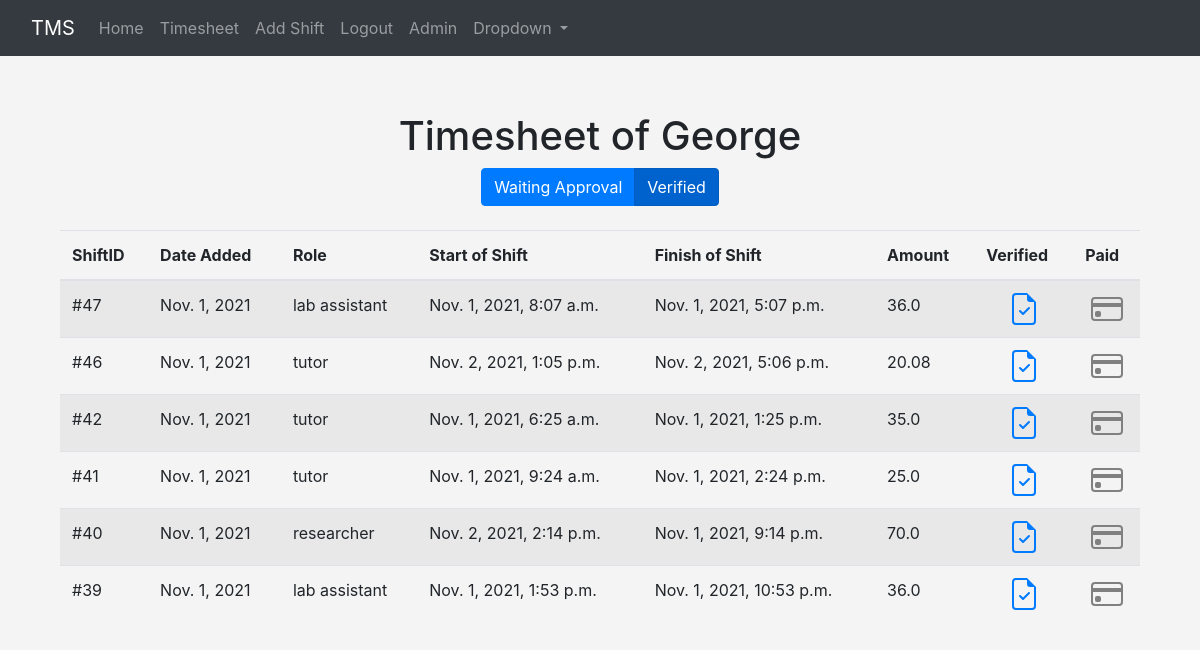
The app's page /verified_shifts (signed in), older data.
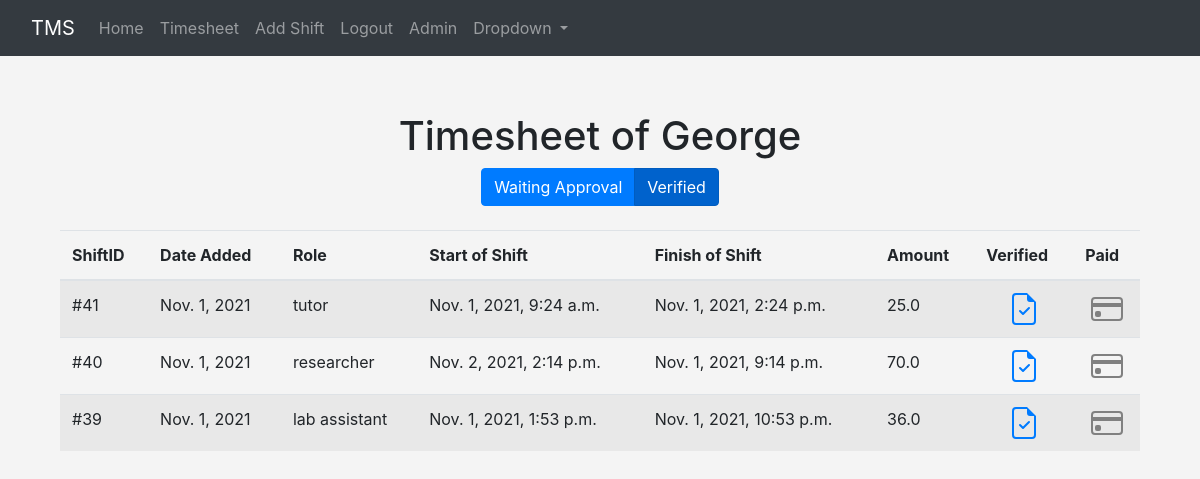
The same page, newer data.
### timesheet/models.py (models this page shows, shortened)
class Shift(models.Model):
    studentID = models.ForeignKey(User, blank=True, null=True, on_delete=models.CASCADE)
    date = models.DateTimeField('Date added', auto_now_add=True)
    role = models.ForeignKey(Roles, blank=True, null=True, on_delete=models.SET_NULL)
    startHour = models.DateTimeField('Time started working')
    endHour = models.DateTimeField('Time finished working')
    verified = models.BooleanField(default=False)
    paid = models.BooleanField(default=False)
    def payment(self):
        time = self.endHour - self.startHour                                 #calculate time working
        payment = round(self.role.hourlyPay * time.seconds / 60 / 60,2)      #hourlyPay * hours worked, rounded for 2 demicals
        return payment

class Roles(models.Model):
    name = models.CharField('Type of role', max_length=120)
    hourlyPay = models.IntegerField('Payment per hour for a role')
    def __str__(self):
        return self.name

### timesheet/views.py (the view)
# urls.py: path('verified_shifts', views.verified_shifts, name="verified-shifts"),
def verified_shifts(request):
    shifts = Shift.objects.all().order_by('-date')
    return render(request, 'timesheet/verified_shifts.html', {'shifts': shifts})

### timesheet/templates/timesheet/verified_shifts.html (shortened to what this page needs)
{% extends 'timesheet/base.html' %}
    {% block content %}
    <center>
    <br>
    <div class="container">
        <h1>Timesheet of {{ user }}</h1>
        <div class="btn-group">
              <a href="{% url 'shifts' %}" class="btn btn-primary">Waiting Approval</a>
              <a href="{% url 'verified-shifts' %}" class="btn btn-primary active" aria-current="page">Verified</a>
        </div>
        <br/> <br/>
        <table class="table table-striped">
          <thead>
            <tr>
                <th scope="col">ShiftID</th>
                <th scope="col">Date Added</th>
                <th scope="col">Role</th>
                <th scope="col">Start of Shift</th>
                <th scope="col">Finish of Shift</th>
                <th scope="col">Amount</th>
                <th scope="col">Verified</th>
                <th scope="col">Paid</th>
            </tr>
          </thead>
            {% for shift in shifts %}
                {% if user == shift.studentID %}
                    {% if shift.verified %}
                        <tr>
                            <td>
                            #{{ shift.id }}
                            </td>
                            <td>
                            {{ shift.date.date }}
                            </td>
                            <td>
                            {{ shift.role }}
                            </td>
                            <td>
                            {{ shift.startHour }}
                            </td>
                            <td>
                            {{ shift.endHour }}
                            </td>
                            <td>
                            {{ shift.payment }}
                            </td>
                            <td align="center">
                                <a href="{% url 'verify-shift' shift.id %}">
                                </a>
                            </td>
                            <td align="center">
                                <a href="{% url 'pay-shift' shift.id %}">
                                </a>
                            </td>
                        </tr>
                    {% endif %}
                {% endif %}
            {% endfor %}
        </table>
    </div>
    </center>
    {% endblock %}

Row changes from the older to the newer data that the page shows:
no longer on this page (row edited): Shift: id "47", date "Nov. 1, 2021", role "lab assistant", startHour "Nov. 1, 2021, 8:07 a.m.", endHour "Nov. 1, 2021, 5:07 p.m.", payment "36.0", paid False (drawn)
no longer on this page (row edited): Shift: id "46", date "Nov. 1, 2021", role "tutor", startHour "Nov. 2, 2021, 1:05 p.m.", endHour "Nov. 2, 2021, 5:06 p.m.", payment "20.08", paid False (drawn)
no longer on this page (row edited): Shift: id "42", date "Nov. 1, 2021", role "tutor", startHour "Nov. 1, 2021, 6:25 a.m.", endHour "Nov. 1, 2021, 1:25 p.m.", payment "35.0", paid False (drawn)
